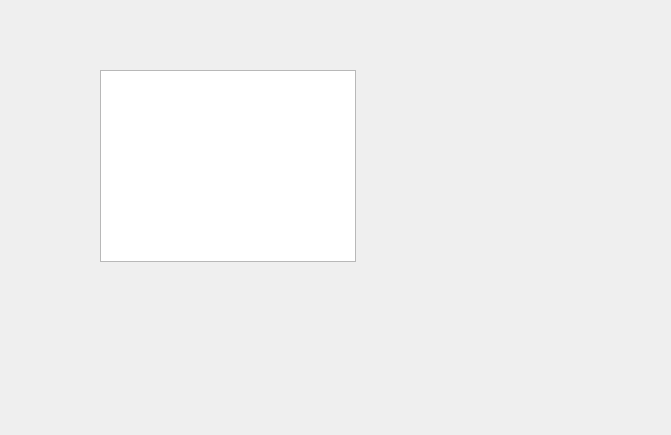
<?xml version="1.0" encoding="UTF-8"?>
<ui version="4.0">
 <class>rechercher</class>
 <widget class="QDialog" name="rechercher">
  <property name="geometry">
   <rect>
    <x>0</x>
    <y>0</y>
    <width>671</width>
    <height>435</height>
   </rect>
  </property>
  <property name="windowTitle">
   <string>Dialog</string>
  </property>
  <widget class="QTableView" name="tableView">
   <property name="geometry">
    <rect>
     <x>100</x>
     <y>70</y>
     <width>256</width>
     <height>192</height>
    </rect>
   </property>
  </widget>
 </widget>
 <resources/>
 <connections/>
</ui>
